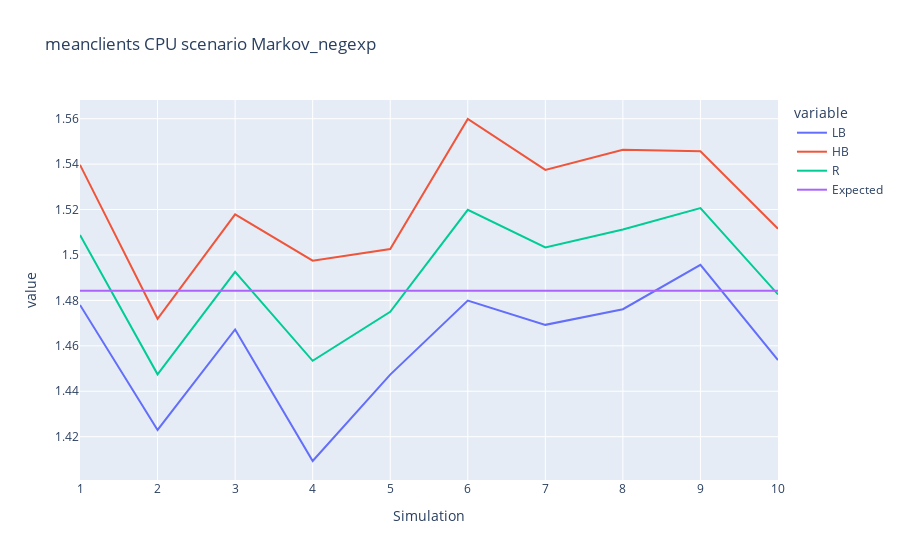

Notebook cell for this chart:
### Code cell
fig,view = print_cpu_measure(markov20_negexp,"Markov_negexp","meanclients")
fig.show()

### Figure 1 — Plotly figure (JSON) as saved in the notebook; plotly's stock layout.template omitted (floating-point values rounded to 4 significant figures)
{"data": [{"hovertemplate": "variable=LB<br>Simulation=%{x}<br>value=%{y}<extra></extra>", "legendgroup": "LB", "line": {"color": "#636efa", "dash": "solid"}, "marker": {"symbol": "circle"}, "mode": "lines", "name": "LB", "orientation": "v", "showlegend": true, "type": "scatter", "x": [1, 2, 3, 4, 5, 6, 7, 8, 9, 10], "xaxis": "x", "y": [1.478, 1.423, 1.467, 1.409, 1.447, 1.48, 1.469, 1.476, 1.496, 1.454], "yaxis": "y"}, {"hovertemplate": "variable=HB<br>Simulation=%{x}<br>value=%{y}<extra></extra>", "legendgroup": "HB", "line": {"color": "#EF553B", "dash": "solid"}, "marker": {"symbol": "circle"}, "mode": "lines", "name": "HB", "orientation": "v", "showlegend": true, "type": "scatter", "x": [1, 2, 3, 4, 5, 6, 7, 8, 9, 10], "xaxis": "x", "y": [1.54, 1.472, 1.518, 1.498, 1.503, 1.56, 1.537, 1.546, 1.546, 1.512], "yaxis": "y"}, {"hovertemplate": "variable=R<br>Simulation=%{x}<br>value=%{y}<extra></extra>", "legendgroup": "R", "line": {"color": "#00cc96", "dash": "solid"}, "marker": {"symbol": "circle"}, "mode": "lines", "name": "R", "orientation": "v", "showlegend": true, "type": "scatter", "x": [1, 2, 3, 4, 5, 6, 7, 8, 9, 10], "xaxis": "x", "y": [1.509, 1.447, 1.493, 1.453, 1.475, 1.52, 1.503, 1.511, 1.521, 1.483], "yaxis": "y"}, {"hovertemplate": "variable=Expected<br>Simulation=%{x}<br>value=%{y}<extra></extra>", "legendgroup": "Expected", "line": {"color": "#ab63fa", "dash": "solid"}, "marker": {"symbol": "circle"}, "mode": "lines", "name": "Expected", "orientation": "v", "showlegend": true, "type": "scatter", "x": [1, 2, 3, 4, 5, 6, 7, 8, 9, 10], "xaxis": "x", "y": [1.484, 1.484, 1.484, 1.484, 1.484, 1.484, 1.484, 1.484, 1.484, 1.484], "yaxis": "y"}], "layout": {"legend": {"title": {"text": "variable"}, "tracegroupgap": 0}, "title": {"text": "meanclients CPU scenario Markov_negexp"}, "xaxis": {"anchor": "y", "domain": [0, 1], "title": {"text": "Simulation"}}, "yaxis": {"anchor": "x", "domain": [0, 1], "title": {"text": "value"}}}}
